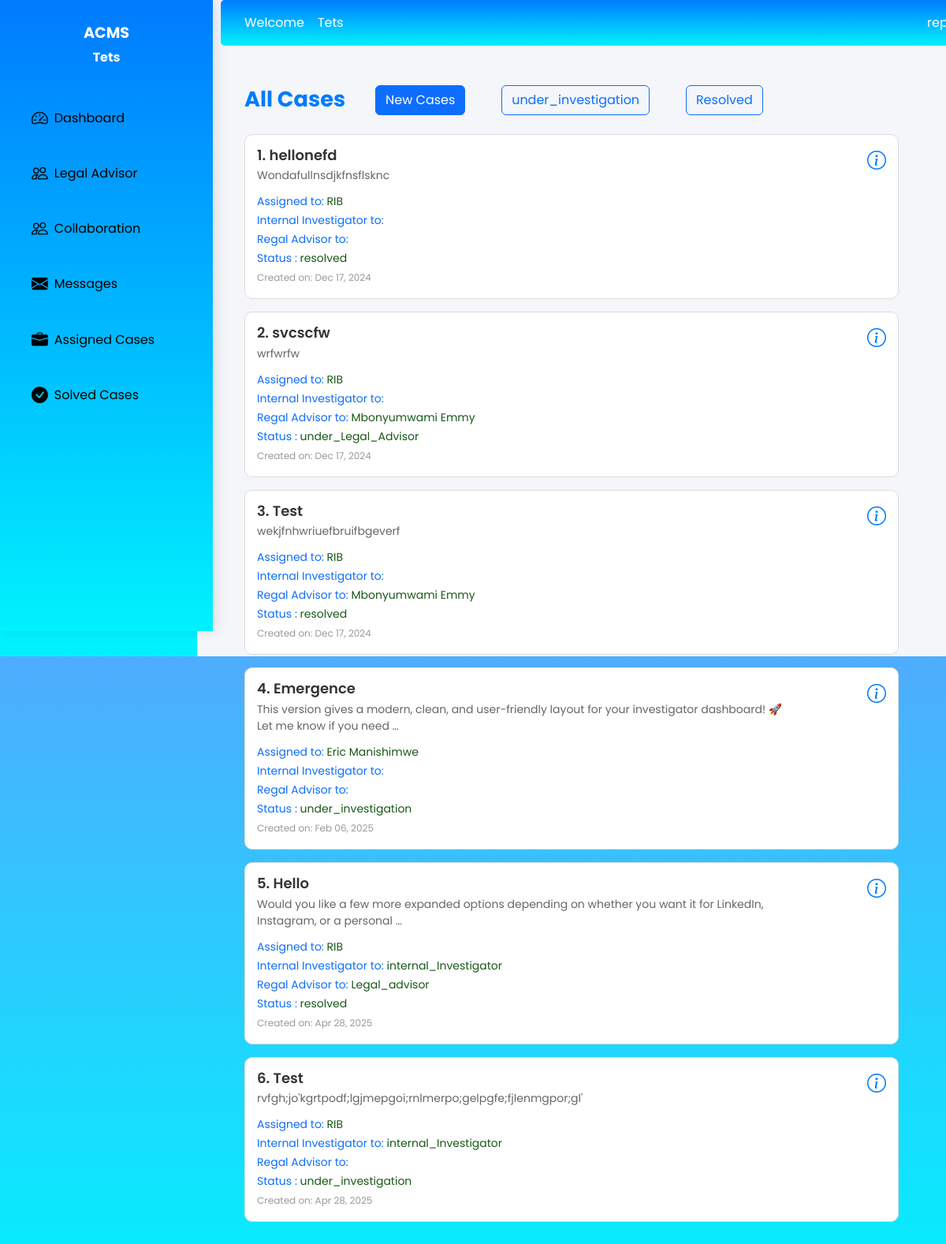
The page /Assign_case_Internal_Investigator/5/ (signed in) on the database its author committed.
### IntegrityGuard_app/models.py (models this page shows, shortened)
class Case(models.Model):
    STATUS_CHOICES = (
        ('reported', 'Reported'),
        ('under_investigation', 'Under Investigation'),
        ('resolved', 'Resolved'),
    )
    title = models.CharField(max_length=255)
    description = models.TextField()
    reported_by = models.ForeignKey(User, on_delete=models.CASCADE, related_name='reported_cases')
    assigned_to = models.ForeignKey(User, on_delete=models.SET_NULL, null=True, blank=True, related_name='assigned_cases')
    Legal_assigned_to = models.ForeignKey(User, on_delete=models.SET_NULL, null=True, blank=True, related_name='Legal_cases')
    internal_Investigator=models.ForeignKey(User, on_delete=models.SET_NULL, null=True, blank=True, related_name='internal_Investigator')
    status = models.CharField(max_length=20, choices=STATUS_CHOICES, default='reported')
    created_at = models.DateTimeField(auto_now_add=True)
    updated_at = models.DateTimeField(auto_now=True)
    Assigned_at = models.DateTimeField(blank=True, null=True)
    reported = models.TextField(max_length=255, blank=True, null=True)

class User(models.Model):
    USER_TYPE_CHOICES = (
        ('admin', 'Administrator'),
        ('investigator', 'Investigator'),
        ('reporter', 'Reporter'),
    )
    fullname = models.CharField(max_length=255)
    address = models.CharField(max_length=255)
    phone_number = models.CharField(max_length=15)
    email = models.EmailField(unique=True)
    password = models.CharField(max_length=128)
    user_type = models.CharField(max_length=15, choices=USER_TYPE_CHOICES , default='reporter')
    date_joined = models.DateTimeField(auto_now_add=True)
    is_active = models.BooleanField(default=True)
    is_admin = models.BooleanField(default=False)
    USERNAME_FIELD = 'email'
    REQUIRED_FIELDS = ['username']

### IntegrityGuard_app/views.py (the view, shortened to what this page needs)
# urls.py: path('Assign_case_Internal_Investigator/<int:case_id>/', views.internal_Investigator_Assign_edit_case, name='Assign_case_Internal_Investigator'),
def internal_Investigator_Assign_edit_case(request, case_id):
    case = get_object_or_404(Case, id=case_id)
    investigators = User.objects.all()
    name = request.session["name"]
    role = request.session["user_type"]
    cases = Case.objects.all()
    investigators = User.objects.filter(user_type='internal_Investigator', is_active=True)
    context = {
        'name': name,
        'role': role,
        'cases': cases,
        'investigators': investigators,
    }
    return render(request, 'investigator/CaseAssigned.html', context)

### IntegrityGuard_app/templates/investigator/CaseAssigned.html (shortened to what this page needs)
{% load static %}
<!DOCTYPE html>
<html lang="en">
<head>
    <link href="https://cdn.jsdelivr.net/npm/bootstrap@5.3.0/dist/css/bootstrap.min.css" rel="stylesheet">
    <link href="https://cdn.jsdelivr.net/npm/bootstrap-icons/font/bootstrap-icons.css" rel="stylesheet">
</head>
<body>
    <div class="d-flex">
        <div class="sidebar">
            <h4>ACMS</h4>
            <h5>{{ name }}</h5>
            <ul class="nav flex-column">
                <li class="nav-item">
                    <a href="{% url 'investigator_dashboard' %}"
                        class="nav-link {% if request.resolver_match.url_name == 'investigator_dashboard' %}active{% endif %}">
                        <i class="bi bi-speedometer2 me-2"></i> Dashboard
                    </a>
                </li>
                <li class="nav-item">
                    <a href="{% url 'Legal_advisor_List' %}"
                        class="nav-link {% if request.resolver_match.url_name == 'Legal_advisor_List' %}active{% endif %}">
                        <i class="bi bi-people me-2"></i> Legal Advisor
                    </a>
                </li>
                <li class="nav-item">
                    <a href="{% url 'collabration' %}"
                        class="nav-link {% if request.resolver_match.url_name == 'collabration' %}active{% endif %}">
                        <i class="bi bi-people me-2"></i> Collaboration
                    </a>
                </li>
                <li class="nav-item">
                    <a href="{% url 'messages' %}"
                        class="nav-link {% if request.resolver_match.url_name == 'messages' %}active{% endif %}">
                        <i class="bi bi-envelope-fill me-2"></i> Messages
                    </a>
                </li>
                <li class="nav-item">
                    <a href="{% url 'investigetor_case' %}"
                        class="nav-link {% if request.resolver_match.url_name == 'investigetor_case' %}active{% endif %}">
                        <i class="bi bi-briefcase-fill me-2"></i> Assigned Cases
                    </a>
                </li>
                <li class="nav-item">
                    <a href="{% url 'investigetor_solved' %}"
                        class="nav-link {% if request.resolver_match.url_name == 'investigetor_solved' %}active{% endif %}">
                        <i class="bi bi-check-circle-fill me-2"></i> Solved Cases
                    </a>
                </li>
            </ul>
        </div>
        <div class="main-content">
            <nav class="navbar navbar-expand-lg navbar-custom">
                <span> Welcome &nbsp;&nbsp; {{ name }}</span>
                <div class="dropdown ms-auto">
                    <button class="btn text-white dropdown-toggle" type="button" id="navbarDropdown"
                        data-bs-toggle="dropdown" aria-expanded="false">
                        <span>{{role}}</span>
                    </button>
                </div>
            </nav>
            <div class="dashboard-container">
                    <div class="case-container text-left">
                        <h2>All Cases</h2>
                        <div class="filter-buttons mb-4" style="margin-top: -43px;">
                            <a href="{% url 'investigetor_case' %}" class="btn btn-outline-primary {% if not request.GET.status %}active{% endif %}" style="margin-left: 20%;">
                            New Cases
                            </a>
                            <a href="{% url 'investigetor_case' %}?status=under_investigation" class="btn btn-outline-primary {% if request.GET.status == 'under_investigation' %}active{% endif %}"  style="margin-left: 5%;">
                                under_investigation
                            </a>
                            <a href="{% url 'investigetor_case' %}?status=resolved" class="btn btn-outline-primary {% if request.GET.status == 'resolved' %}active{% endif %}"  style="margin-left: 5%;">
                                Resolved
                            </a>
                        </div>
                        {% if cases %}
                        <div class="list-group mt-4">
                            {% for case in cases %}
                            <div class="case-list">
                                <a href="#" class="case-item  mb-3" data-bs-toggle="modal" data-bs-target="#caseModal{{ case.id }}">
                                    <div class="case-content">
                                        <h5 class="case-title">{{ forloop.counter }}. {{ case.title }}</h5>
                                        <p class="case-description">{{ case.description|truncatewords:20 }}</p>
                                        <small>
                                            Assigned to: <span style="color: rgb(24, 88, 24);">
                                                {% if case.assigned_to %}{{ case.assigned_to.fullname }}{% else %}New{% endif %}
                                            </span>
                                        </small>
                                        <br>
                                        <small>
                                            Internal Investigator to: <span style="color: rgb(24, 88, 24);">
                                                {% if case.assigned_to %}{{ case.internal_Investigator.fullname }}{% else %}None{% endif %}
                                            </span>
                                        </small>
                                        <br>
                                        <small>
                                            Regal Advisor to: <span style="color: rgb(24, 88, 24);">
                                                {% if case.assigned_to %}{{ case.Legal_assigned_to.fullname }}{% else %}None{% endif %}
                                            </span>
                                        </small>
                                        <br>
                                        <small>
                                            Status : <span style="color: rgb(24, 88, 24);">
                                                {{ case.status }}
                                            </span>
                                        </small>
                                        <br>
                                        <small class="case-date">Created on: {{ case.created_at|date:"M d, Y" }}</small>
                                    </div>
                                    <div class="case-icon">
                                        <i class="bi bi-info-circle"></i>
                                    </div>
                                </a>
                        {% endfor %}
                    </div>
                    {% else %}
                    <p  style="color: rgb(165, 31, 31); margin-top: 100px; margin-left: 20%;">No cases found </p>
                    {% endif %}
                </div>
            </div>
        </div>
    </div>
</body>
</html>

### IntegrityGuard_app/templates/investigator/CaseAssigned.html (style rules this page uses)
body { background: linear-gradient(to bottom, #4facfe, #00f2fe); font-family: 'Poppins', sans-serif; color: #fff; min-height: 100vh; display: flex; flex-direction: column; margin: 0; padding: 0; }
.sidebar { background: linear-gradient(to bottom, #007bff, #00f2fe); color: #fff; height: 100vh; width: 270px; position: fixed; padding: 30px 20px; box-shadow: 4px 0px 15px rgba(0, 0, 0, 0.1); }
.sidebar h4 { font-size: 1.2rem; font-weight: bold; color: #fff; margin-bottom: 10px; text-align: center; }
.sidebar h5 { font-size: 1rem; font-weight: bold; color: #fff; margin-bottom: 40px; text-align: center; }
.sidebar .nav-link { color: black; font-size: 1rem; padding: 12px 20px; border-radius: 5px; transition: all 0.3s ease; display: flex; align-items: center; }
.sidebar .nav-link i { font-size: 1.3rem; margin-right: 10px; }
.sidebar .nav-item:not(:last-child) { margin-bottom: 15px; }
.main-content { margin-left: 250px; padding: 30px; flex-grow: 1; background-color: #f4f6f9; }
.dashboard-container { margin: 50px auto; padding: 30px; border-radius: 10px; max-width: 1200px; width: 100%; height: 84vh; }
.dashboard-container h2 { color: #007bff; font-weight: bold; font-size: 1.7em; }
.navbar-custom { background: linear-gradient(to bottom, #007bff, #00f2fe); padding: 10px 30px; border-radius: 5px; color: white; position: fixed; width: 85%; z-index: 1000; top: 0; }
.case-list { margin-bottom: 20px; }
.case-item { display: flex; justify-content: space-between; align-items: flex-start; padding: 15px; border: 1px solid #ddd; border-radius: 10px; background-color: #fff; text-decoration: none; transition: all 0.3s ease; }
.case-content { max-width: 85%; }
.case-title { font-size: 18px; font-weight: 600; color: #333; margin-bottom: 5px; }
.case-description { font-size: 14px; color: #666; margin-bottom: 10px; }
.case-date { font-size: 12px; color: #999; }
.case-icon { font-size: 24px; color: #007bff; display: flex; align-items: center; justify-content: center; }

### rows shown on the page
Case: title "hellonefd", description "Wondafullnsdjkfnsflsknc", assigned_to.fullname "RIB", status "resolved", created_at "Dec 17, 2024"
Case: title "svcscfw", description "wrfwrfw", assigned_to.fullname "RIB", Legal_assigned_to.fullname "Mbonyumwami Emmy", status "under_Legal_Advisor", created_at "Dec 17, 2024"
Case: title "Test", description "wekjfnhwriuefbruifbgeverf", assigned_to.fullname "RIB", Legal_assigned_to.fullname "Mbonyumwami Emmy", status "resolved", created_at "Dec 17, 2024"
Case: title "Emergence", description "This version gives a modern, clean, and user-friendly layout for your investigator dashboard! 🚀 Let me know if you need …", assigned_to.fullname "Eric Manishimwe", status "under_investigation", created_at "Feb 06, 2025"
Case: title "Hello", description "Would you like a few more expanded options depending on whether you want it for LinkedIn, Instagram, or a personal …", assigned_to.fullname "RIB", internal_Investigator.fullname "internal_Investigator", Legal_assigned_to.fullname "Legal_advisor", status "resolved", created_at "Apr 28, 2025"
Case: title "Test", description "rvfgh;jo'kgrtpodf;lgjmepgoi;rnlmerpo;gelpgfe;fjlenmgpor;gl'", assigned_to.fullname "RIB", internal_Investigator.fullname "internal_Investigator", status "under_investigation", created_at "Apr 28, 2025"

### other values the page prints
{{ name }} "Tets"
